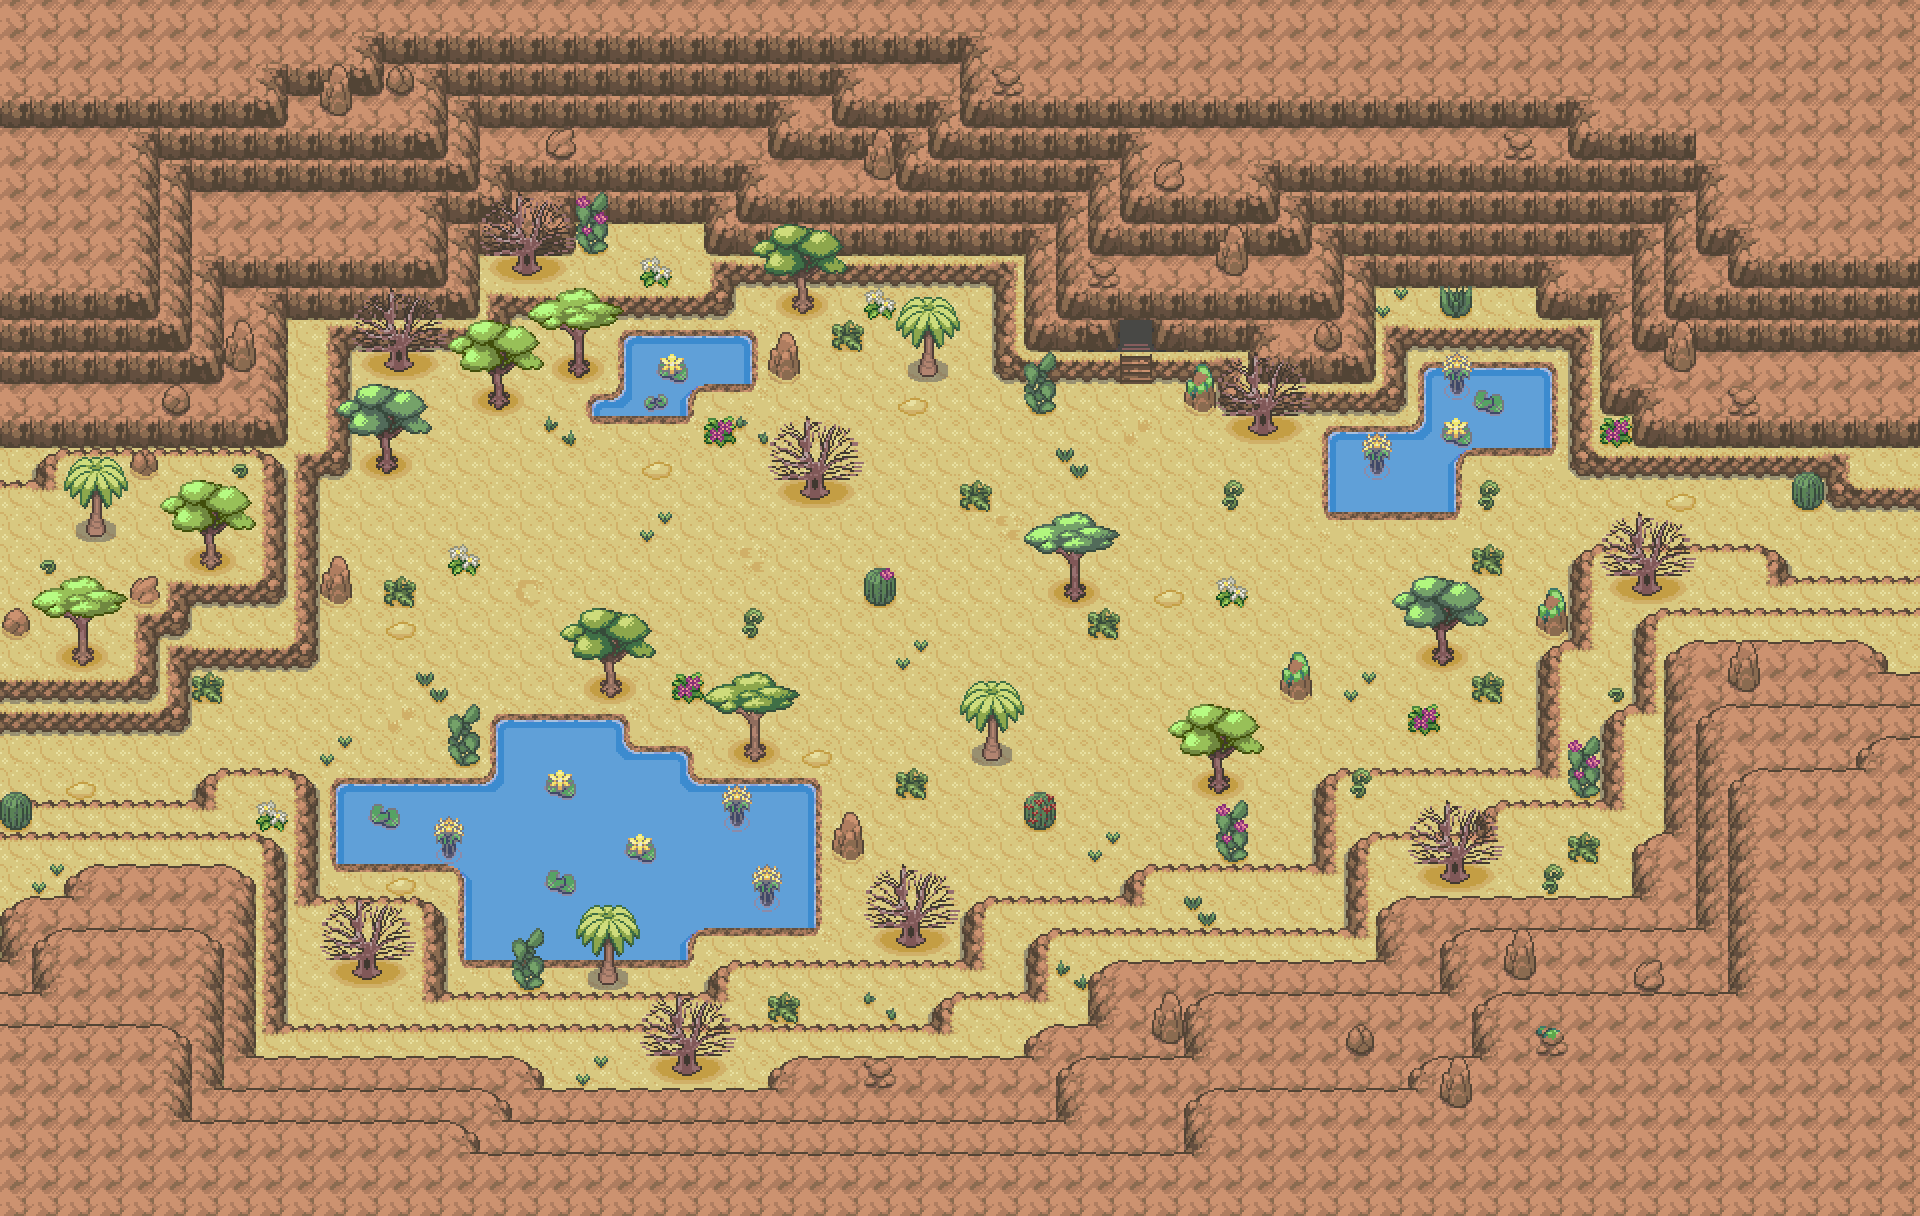

Below is a game level as drawn by its tile map, then a one-line description and the .tmx that defines it (tile-layer data replaced by summaries):
An orthogonal 60x38 tile map with 32x32 px tiles, 4 tile layers (floor1, rock1, decoration1, decoration2), 2 hidden layers not drawn, 8 tilesets.

<map version="1.10" tiledversion="1.11.0" orientation="orthogonal" renderorder="right-down" width="60" height="38" tilewidth="32" tileheight="32" infinite="0" nextlayerid="10" nextobjectid="1">
 <tileset firstgid="1" source="../Tilesets/systemtags.tsx" />
 <tileset firstgid="129" source="../Tilesets/passages.tsx" />
 <tileset firstgid="273" source="../Tilesets/!TilesetCave.tsx" />
 <tileset firstgid="1865" source="../Tilesets/The Desertica.tsx" />
 <tileset firstgid="2705" source="../Tilesets/Dustlands-Grandesert.tsx" />
 <tileset firstgid="3449" source="../Tilesets/sandy_indoor.tsx" />
 <tileset firstgid="6913" source="../Tilesets/_35.tsx" />
 <tileset firstgid="7713" source="../Tilesets/sandy_indoor.tsx" />
 <layer id="1" name="floor1" width="60" height="38">
  <data>[2280 cells, 2280 non-empty, 29 distinct tile ids]</data>
 </layer>
 <layer id="2" name="rock1" width="60" height="38">
  <data>[2280 cells, 930 non-empty, 47 distinct tile ids]</data>
 </layer>
 <layer id="3" name="decoration1" width="60" height="38">
  <data>[2280 cells, 217 non-empty, 89 distinct tile ids]</data>
 </layer>
 <group id="4" name="Layer1" />
 <layer id="5" name="decoration2" width="60" height="38">
  <data>[2280 cells, 60 non-empty, 26 distinct tile ids]</data>
 </layer>
 <group id="6" name="Layer2" />
 <layer id="8" name="passages" width="60" height="38" visible="0">
  <data>[2280 cells, 165 non-empty, 1 distinct tile ids]</data>
 </layer>
 <layer id="9" name="systemtags" width="60" height="38" visible="0">
  <data>[2280 cells, 480 non-empty, 1 distinct tile ids]</data>
 </layer>
 <group id="7" name="Infos" />
</map>
